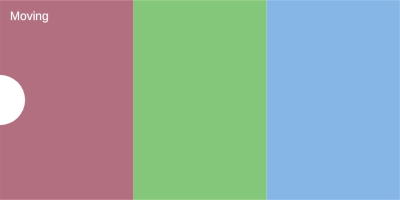
Frame 1 (no input)
Frame 60 (no input): identical to frame 1, image omitted
Frame 120 (the mouse pressed at the canvas centre since frame 60): identical to frame 1, image omitted

The p5.js sketch that drew this single still picture (run headless with seeded random() and noise() and a simulated clock; from frame 60 on, the mouse is pressed at the canvas centre):

// p5.js sketch
// ── sketch.js
var beast;
var color1;
var color2;
var color3;

function setup () {
  createCanvas(400, 200);

  var cStrength1 = random(100, 255);
  var cStrength2 = random(100, 255);
  var tStrength = 150;
  color1 = color(cStrength1, 50, cStrength2, tStrength);
  color2 = color(cStrength2, cStrength1, 50, tStrength);
  color3 = color(50, cStrength2, cStrength1, tStrength);

  beast = {
    x: 0,
    y: height/2,
    size: 50,
    speed: 4,
    color: color(255),
    message: "Moving",
  }
}

function draw () {
  background(255);

  var oneThird = width/3;
  stroke(255, 255, 255, 50);
  fill(color3);
  rect(0, 0, width, height);
  fill(color2);
  rect(0,0, oneThird * 2,height);
  fill(color1);
  rect(0,0, oneThird,height);

  // #4 Update message if chasing or fleeing the mouse

  // #3 update the beast color to match the background

  fill(beast.color);
  ellipse(beast.x, beast.y, beast.size, beast.size);

  // #2 Finish the bouncing beast

  fill(255);
  text(beast.message, 10, 20);

  // Bonus Challenge
}

// ── helpers.js
// Do not modify this file
var whiteColor;

function helperVariables() {

  // create random values to use for RGB in colors
  var colorValue1 = random(100, 255);
  var colorValue2 = random(100, 255);
  var colorValue3 = random(100, 255);
  var alphaValue = 250;

  // assign colors using random values
  color1 = color(colorValue1, colorValue3, colorValue2, alphaValue);
  color2 = color(colorValue2, colorValue1, colorValue3, alphaValue);
  color3 = color(colorValue3, colorValue2, colorValue1, alphaValue);
  whiteColor = color(250, 250, 250, alphaValue);

  oneThird = width/3;
}

function helperBackground() {
  background(255);
  noStroke();

  // right color band (cover whole canvas first)
  fill(color3);
  rect(0, 0, width, height);

  // middle color band (cover 2/3 of canvas)
  fill(color2);
  rect(0,0, oneThird * 2,height);

  // left color band (cover 1/3 of canvas)
  fill(color1);
  rect(0,0, oneThird,height);
}

function helperDrawBeast() {
  stroke(whiteColor);
  fill(beast.color);

  // body
  arc(beast.x, beast.y, beast.size, beast.size, PI, TWO_PI, CHORD);

  // head
  ellipse(beast.x + (4 * beast.speed), beast.y - 30, beast.size / 2, beast.size / 2);

  // eye
  fill(255);
  ellipse(beast.x + (6 * beast.speed), beast.y - 35, beast.size / 6, beast.size / 6);
}

function helperText() {
  noStroke();
  fill(255);
  text(beast.message, 10, 20);
 }

// ── sketch_sol.js
var beast;
var color1;
var color2;
var color3;
var oneThird;
var go;

function setup () {
  createCanvas(400, 200);
  helperVariables(); // assigns global variable values other than beast

  go = true;

  beast = {
    x: 50,
    y: height * 2/3,
    size: 80,
    speed: 3,
    color: color1,
    message: "Hello world",
  }
}

function draw () {
  helperBackground();

  // #2 Update beast position variables

  // #3 update the beast color to match the background

  // #4 and #5 Update message if chasing or fleeing the mouse

  // Bonus 1 and 2

    // #4 Update message if chasing or fleeing the mouse
  var movingTowardsMouse = (beast.speed > 0 && beast.x < mouseX) || (beast.speed < 0 && beast.x > mouseX);
  if (movingTowardsMouse) {
    beast.message = "Chasing mouse";
  } else if (!movingTowardsMouse) {
    beast.message = "Fleeing mouse";
  }

  // #3 update the beast color to match the background
  if (beast.x < oneThird) {
    beast.color = color1;
  } else if (beast.x < oneThird * 2) {
    beast.color = color2;
  } else {
    beast.color = color3;
  }

  // #2 Finish the bouncing beast
  beast.x = beast.speed + beast.x;
  if (beast.x > width || beast.x < 0) {
    beast.speed = beast.speed * -1;
  }

  fill(255);
  text(beast.message, 10, 20);

  helperDrawBeast();
  helperText();
}

function mousePressed() {
  if (go) {
    go = false;
    noLoop();
  } else {
    go = true;
    loop();
  }
}
